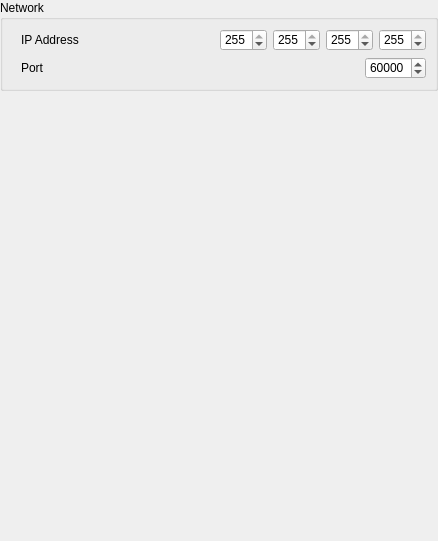
                  <widget class="QWidget" name="scrollAreaWidgetContents_5">
                   <property name="geometry">
                    <rect>
                     <x>0</x>
                     <y>0</y>
                     <width>438</width>
                     <height>541</height>
                    </rect>
                   </property>
                   <property name="styleSheet">
                    <string notr="true"> QAbstractScrollArea #scrollAreaWidgetContents_5 
{
    background-color: white;
}</string>
                   </property>
                   <layout class="QVBoxLayout" name="verticalLayout_24">
                    <property name="leftMargin">
                     <number>0</number>
                    </property>
                    <property name="topMargin">
                     <number>0</number>
                    </property>
                    <property name="rightMargin">
                     <number>0</number>
                    </property>
                    <property name="bottomMargin">
                     <number>0</number>
                    </property>
                    <item>
                     <widget class="QGroupBox" name="groupBox_network">
                      <property name="title">
                       <string>Network</string>
                      </property>
                      <layout class="QGridLayout" name="gridLayout">
                       <property name="leftMargin">
                        <number>18</number>
                       </property>
                       <item row="1" column="2">
                        <layout class="QHBoxLayout" name="horizontalLayout_6">
                         <item>
                          <spacer name="horizontalSpacer_24">
                           <property name="orientation">
                            <enum>Qt::Horizontal</enum>
                           </property>
                           <property name="sizeHint" stdset="0">
                            <size>
                             <width>40</width>
                             <height>20</height>
                            </size>
                           </property>
                          </spacer>
                         </item>
                         <item>
                          <widget class="QSpinBox" name="spinBox_port">
                           <property name="maximum">
                            <number>65535</number>
                           </property>
                           <property name="value">
                            <number>60000</number>
                           </property>
                          </widget>
                         </item>
                        </layout>
                       </item>
                       <item row="1" column="0">
                        <widget class="QLabel" name="label_3">
                         <property name="text">
                          <string>Port</string>
                         </property>
                        </widget>
                       </item>
                       <item row="1" column="1">
                        <spacer name="horizontalSpacer_23">
                         <property name="orientation">
                          <enum>Qt::Horizontal</enum>
                         </property>
                         <property name="sizeType">
                          <enum>QSizePolicy::Expanding</enum>
                         </property>
                         <property name="sizeHint" stdset="0">
                          <size>
                           <width>40</width>
                           <height>20</height>
                          </size>
                         </property>
                        </spacer>
                       </item>
                       <item row="0" column="0">
                        <widget class="QLabel" name="label">
                         <property name="text">
                          <string>IP Address</string>
                         </property>
                        </widget>
                       </item>
                       <item row="0" column="1">
                        <spacer name="horizontalSpacer_22">
                         <property name="orientation">
                          <enum>Qt::Horizontal</enum>
                         </property>
                         <property name="sizeType">
                          <enum>QSizePolicy::Expanding</enum>
                         </property>
                         <property name="sizeHint" stdset="0">
                          <size>
                           <width>40</width>
                           <height>20</height>
                          </size>
                         </property>
                        </spacer>
                       </item>
                       <item row="0" column="2">
                        <layout class="QHBoxLayout" name="horizontalLayout_5">
                         <item>
                          <widget class="QSpinBox" name="spinBox_ip_1">
                           <property name="maximum">
                            <number>255</number>
                           </property>
                           <property name="value">
                            <number>255</number>
                           </property>
                          </widget>
                         </item>
                         <item>
                          <widget class="QSpinBox" name="spinBox_ip_2">
                           <property name="maximum">
                            <number>255</number>
                           </property>
                           <property name="value">
                            <number>255</number>
                           </property>
                          </widget>
                         </item>
                         <item>
                          <widget class="QSpinBox" name="spinBox_ip_3">
                           <property name="maximum">
                            <number>255</number>
                           </property>
                           <property name="value">
                            <number>255</number>
                           </property>
                          </widget>
                         </item>
                         <item>
                          <widget class="QSpinBox" name="spinBox_ip_4">
                           <property name="maximum">
                            <number>255</number>
                           </property>
                           <property name="value">
                            <number>255</number>
                           </property>
                          </widget>
                         </item>
                        </layout>
                       </item>
                      </layout>
                     </widget>
                    </item>
                    <item>
                     <spacer name="verticalSpacer_5">
                      <property name="orientation">
                       <enum>Qt::Vertical</enum>
                      </property>
                      <property name="sizeHint" stdset="0">
                       <size>
                        <width>20</width>
                        <height>0</height>
                       </size>
                      </property>
                     </spacer>
                    </item>
                   </layout>
                  </widget>
